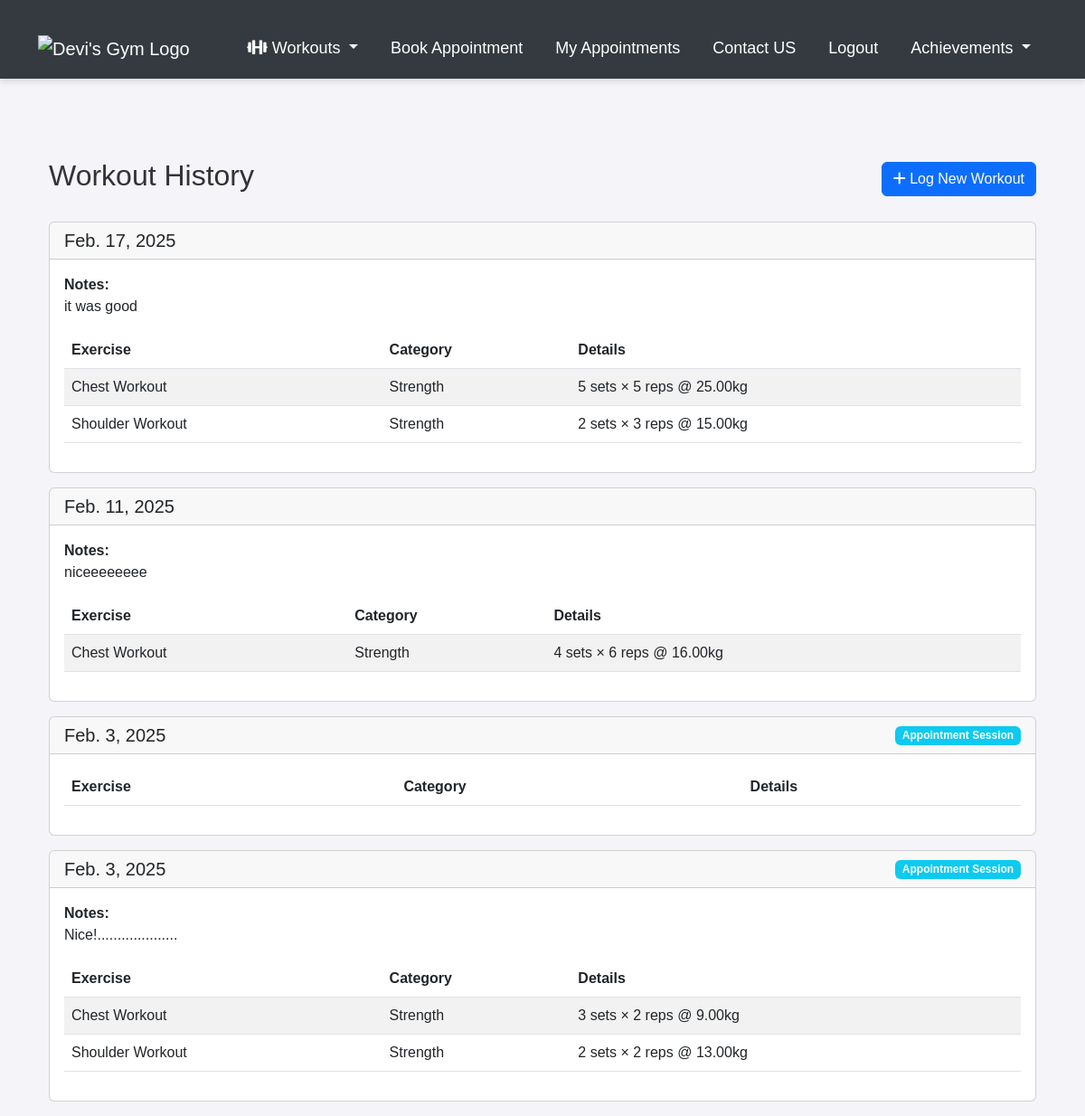
/workout/history/ (signed in), run on the app's committed database.
### appointments/models.py (models this page shows, shortened)
class WorkoutSession(models.Model):
    user = models.ForeignKey(User, on_delete=models.CASCADE)
    date = models.DateField(auto_now_add=True)
    notes = models.TextField(blank=True)
    appointment = models.ForeignKey(Appointment, on_delete=models.SET_NULL, null=True, blank=True)

class ExerciseLog(models.Model):
    workout_session = models.ForeignKey(WorkoutSession, on_delete=models.CASCADE)
    exercise = models.ForeignKey(Exercise, on_delete=models.CASCADE)
    sets = models.IntegerField()
    reps = models.IntegerField()
    weight = models.DecimalField(max_digits=5, decimal_places=2, null=True, blank=True)
    duration_minutes = models.IntegerField(null=True, blank=True)

class Exercise(models.Model):
    name = models.CharField(max_length=100)
    description = models.TextField(blank=True)
    category_choices = [
        ('strength', 'Strength'),
        ('cardio', 'Cardio'),
        ('flexibility', 'Flexibility')
    ]
    category = models.CharField(max_length=20, choices=category_choices)

### appointments/views.py (the view)
# urls.py: path('workout/history/', views.workout_history, name='workout_history'),
@login_required
def workout_history(request):
    sessions = WorkoutSession.objects.filter(user=request.user).order_by('-date')
    return render(request, 'appointments/workout_history.html', {'sessions': sessions})

### appointments/templates/appointments/workout_history.html
{% extends 'appointments/base.html' %}
{% block content %}
<div class="container mt-4">
    <div class="d-flex justify-content-between align-items-center mb-4">
        <h2>Workout History</h2>
        <a href="{% url 'workout_log' %}" class="btn btn-primary">
            <i class="fas fa-plus"></i> Log New Workout
        </a>
    </div>
    {% if sessions %}
        {% for session in sessions %}
        <div class="card mb-3">
            <div class="card-header">
                <div class="d-flex justify-content-between align-items-center">
                    <h5 class="mb-0">{{ session.date }}</h5>
                    {% if session.appointment %}
                    <span class="badge bg-info">Appointment Session</span>
                    {% endif %}
                </div>
            </div>
            <div class="card-body">
                {% if session.notes %}
                <div class="mb-3">
                    <strong>Notes:</strong>
                    <p class="mb-0">{{ session.notes }}</p>
                </div>
                {% endif %}
                <div class="table-responsive">
                    <table class="table table-striped">
                        <thead>
                            <tr>
                                <th>Exercise</th>
                                <th>Category</th>
                                <th>Details</th>
                            </tr>
                        </thead>
                        <tbody>
                            {% for log in session.exerciselog_set.all %}
                            <tr>
                                <td>{{ log.exercise.name }}</td>
                                <td>{{ log.exercise.get_category_display }}</td>
                                <td>
                                    {% if log.exercise.category == 'cardio' %}
                                        {{ log.duration_minutes }} minutes
                                    {% else %}
                                        {{ log.sets }} sets × {{ log.reps }} reps
                                        {% if log.weight %}
                                        @ {{ log.weight }}kg
                                        {% endif %}
                                    {% endif %}
                                </td>
                            </tr>
                            {% endfor %}
                        </tbody>
                    </table>
                </div>
            </div>
        </div>
        {% endfor %}
    {% else %}
        <div class="alert alert-info">
            You haven't logged any workouts yet. Start by <a href="{% url 'workout_log' %}">logging your first workout</a>!
        </div>
    {% endif %}
</div>
{% endblock %}

### appointments/templates/appointments/base.html (style rules this page uses)
body { font-family: 'Arial', sans-serif; background-color: #f4f4f9; color: #333; }
.container { padding-top: 20px; }

### data on the page
WorkoutSession: date "Feb. 17, 2025", notes "it was good"
ExerciseLog: exercise.name "Chest Workout", exercise.category "Strength", sets "5", reps "5", weight "25.00"
ExerciseLog: exercise.name "Shoulder Workout", exercise.category "Strength", sets "2", reps "3", weight "15.00"
WorkoutSession: date "Feb. 11, 2025", notes "niceeeeeeee"
ExerciseLog: exercise.name "Chest Workout", exercise.category "Strength", sets "4", reps "6", weight "16.00"
WorkoutSession: date "Feb. 3, 2025", shows "Appointment Session"
WorkoutSession: date "Feb. 3, 2025", shows "Appointment Session", notes "Nice!...................."
ExerciseLog: exercise.name "Chest Workout", exercise.category "Strength", sets "3", reps "2", weight "9.00"
ExerciseLog: exercise.name "Shoulder Workout", exercise.category "Strength", sets "2", reps "2", weight "13.00"
